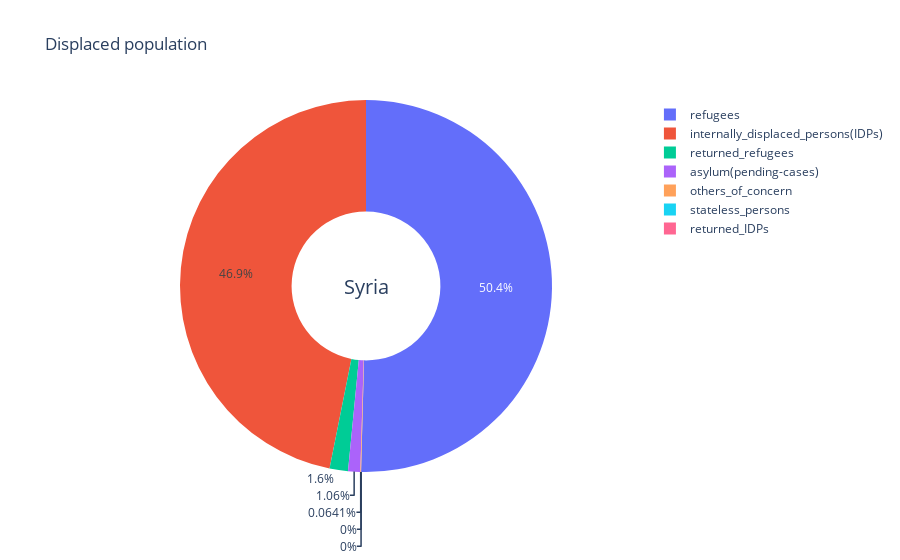

This figure's notebook cell:
### Code cell
## pie graph comparing types displaced persons from syria


from plotly.offline import iplot, init_notebook_mode
init_notebook_mode(connected = True)
import plotly.express as px
import plotly.graph_objs as go

pie=syria[syria["year"] == 2018].groupby("year")["refugees","asylum(pending-cases)","internally_displaced_persons(IDPs)","stateless_persons","others_of_concern", "returned_refugees","returned_IDPs","returned_IDPs","total_population"].sum()

displaced=["refugees","asylum(pending-cases)","internally_displaced_persons(IDPs)","stateless_persons","others_of_concern", "returned_refugees","returned_IDPs"]
totals = [6654339.0,139534.0,6183920.0,0.0,8453.0,210947.0,0.0]
percent=list(map(lambda x: x/13197248.0, totals))

data1 = {
   "values": totals,
   "labels": displaced,
   "domain": {"column": 0},
   "name": "displaced",
   "hoverinfo":"label+percent+name",
   "hole": .4,
   "type": "pie"
}


data = [data1]
layout = go.Layout(
   {
      "title":"Displaced population",
      "grid": {"rows": 1, "columns": 1},
      "annotations": [
         {
            "font": {
               "size": 20
            },
            "showarrow": False,
            "text": "Syria",
            "x": 0.5,
            "y": 0.5
         }
      ]
   }
)
fig = go.Figure(data = data, layout = layout)
iplot(fig)



pie

### Figure 1 — Plotly figure (JSON) as saved in the notebook; plotly's stock layout.template omitted (floating-point values rounded to 4 significant figures)
{"data": [{"domain": {"column": 0}, "hole": 0.4, "hoverinfo": "label+percent+name", "labels": ["refugees", "asylum(pending-cases)", "internally_displaced_persons(IDPs)", "stateless_persons", "others_of_concern", "returned_refugees", "returned_IDPs"], "name": "displaced", "type": "pie", "values": [6654339, 139534, 6183920, 0, 8453, 210947, 0]}], "layout": {"annotations": [{"font": {"size": 20}, "showarrow": false, "text": "Syria", "x": 0.5, "y": 0.5}], "grid": {"columns": 1, "rows": 1}, "title": {"text": "Displaced population"}}}
